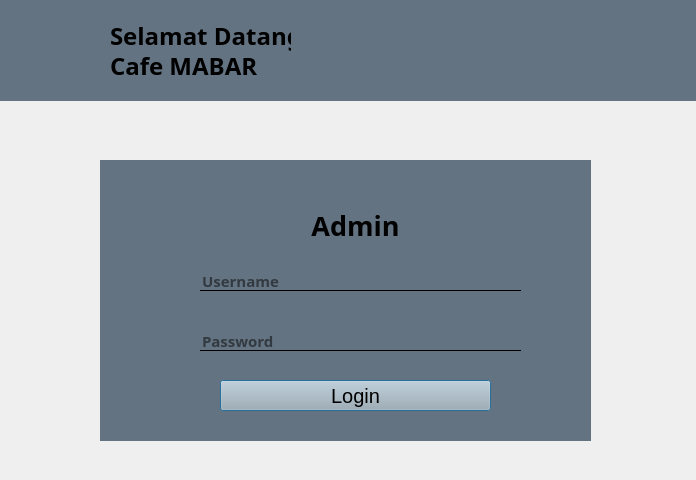
<?xml version="1.0" encoding="UTF-8"?>
<ui version="4.0">
 <class>Dialog</class>
 <widget class="QDialog" name="Dialog">
  <property name="geometry">
   <rect>
    <x>0</x>
    <y>0</y>
    <width>696</width>
    <height>480</height>
   </rect>
  </property>
  <property name="font">
   <font>
    <family>MS Serif</family>
    <pointsize>20</pointsize>
   </font>
  </property>
  <property name="windowTitle">
   <string>Dialog</string>
  </property>
  <widget class="QLabel" name="label">
   <property name="geometry">
    <rect>
     <x>0</x>
     <y>0</y>
     <width>701</width>
     <height>101</height>
    </rect>
   </property>
   <property name="styleSheet">
    <string notr="true">background-color: #647381;</string>
   </property>
   <property name="text">
    <string/>
   </property>
  </widget>
  <widget class="QLabel" name="label_2">
   <property name="geometry">
    <rect>
     <x>0</x>
     <y>0</y>
     <width>111</width>
     <height>101</height>
    </rect>
   </property>
   <property name="styleSheet">
    <string notr="true">image: url(:/newPrefix/images__1_-removebg-preview.png);</string>
   </property>
   <property name="text">
    <string/>
   </property>
  </widget>
  <widget class="QLabel" name="label_3">
   <property name="geometry">
    <rect>
     <x>110</x>
     <y>20</y>
     <width>181</width>
     <height>31</height>
    </rect>
   </property>
   <property name="font">
    <font>
     <family>Myanmar Text</family>
     <pointsize>18</pointsize>
     <weight>75</weight>
     <italic>false</italic>
     <bold>true</bold>
    </font>
   </property>
   <property name="styleSheet">
    <string notr="true"/>
   </property>
   <property name="text">
    <string>Selamat Datang</string>
   </property>
  </widget>
  <widget class="QLabel" name="label_4">
   <property name="geometry">
    <rect>
     <x>110</x>
     <y>50</y>
     <width>181</width>
     <height>31</height>
    </rect>
   </property>
   <property name="font">
    <font>
     <family>Myanmar Text</family>
     <pointsize>18</pointsize>
     <weight>75</weight>
     <bold>true</bold>
    </font>
   </property>
   <property name="text">
    <string>Cafe MABAR</string>
   </property>
  </widget>
  <widget class="QLabel" name="label_6">
   <property name="geometry">
    <rect>
     <x>100</x>
     <y>160</y>
     <width>491</width>
     <height>281</height>
    </rect>
   </property>
   <property name="styleSheet">
    <string notr="true">background: #647381;</string>
   </property>
   <property name="text">
    <string/>
   </property>
  </widget>
  <widget class="QLabel" name="label_5">
   <property name="geometry">
    <rect>
     <x>310</x>
     <y>130</y>
     <width>101</width>
     <height>71</height>
    </rect>
   </property>
   <property name="styleSheet">
    <string notr="true">image: url(:/newPrefix/Group 2.png);</string>
   </property>
   <property name="text">
    <string/>
   </property>
  </widget>
  <widget class="QLabel" name="label_7">
   <property name="geometry">
    <rect>
     <x>310</x>
     <y>210</y>
     <width>91</width>
     <height>31</height>
    </rect>
   </property>
   <property name="font">
    <font>
     <family>Myanmar Text</family>
     <weight>75</weight>
     <bold>true</bold>
    </font>
   </property>
   <property name="text">
    <string>Admin</string>
   </property>
   <property name="alignment">
    <set>Qt::AlignCenter</set>
   </property>
  </widget>
  <widget class="QPushButton" name="PB_login">
   <property name="geometry">
    <rect>
     <x>220</x>
     <y>380</y>
     <width>271</width>
     <height>31</height>
    </rect>
   </property>
   <property name="font">
    <font>
     <family>MS Sans Serif</family>
     <pointsize>15</pointsize>
    </font>
   </property>
   <property name="styleSheet">
    <string notr="true">background: #AAB0B6;</string>
   </property>
   <property name="text">
    <string>Login</string>
   </property>
  </widget>
  <widget class="QLineEdit" name="LE_username">
   <property name="geometry">
    <rect>
     <x>200</x>
     <y>270</y>
     <width>321</width>
     <height>21</height>
    </rect>
   </property>
   <property name="font">
    <font>
     <family>Myanmar Text</family>
     <pointsize>11</pointsize>
     <weight>75</weight>
     <bold>true</bold>
    </font>
   </property>
   <property name="styleSheet">
    <string notr="true">background:transparent;
color:black;
border:none;
border-bottom:1px solid</string>
   </property>
   <property name="placeholderText">
    <string>Username</string>
   </property>
  </widget>
  <widget class="QLabel" name="label_9">
   <property name="geometry">
    <rect>
     <x>140</x>
     <y>320</y>
     <width>51</width>
     <height>41</height>
    </rect>
   </property>
   <property name="styleSheet">
    <string notr="true">image: url(:/newPrefix/Group 4.png);</string>
   </property>
   <property name="text">
    <string/>
   </property>
  </widget>
  <widget class="QLineEdit" name="LE_Password">
   <property name="geometry">
    <rect>
     <x>200</x>
     <y>330</y>
     <width>321</width>
     <height>21</height>
    </rect>
   </property>
   <property name="font">
    <font>
     <family>Myanmar Text</family>
     <pointsize>11</pointsize>
     <weight>75</weight>
     <bold>true</bold>
    </font>
   </property>
   <property name="styleSheet">
    <string notr="true">background:transparent;
color:black;
border:none;
border-bottom:1px solid</string>
   </property>
   <property name="echoMode">
    <enum>QLineEdit::Password</enum>
   </property>
   <property name="placeholderText">
    <string>Password</string>
   </property>
  </widget>
  <widget class="QLabel" name="label_8">
   <property name="geometry">
    <rect>
     <x>140</x>
     <y>260</y>
     <width>51</width>
     <height>41</height>
    </rect>
   </property>
   <property name="styleSheet">
    <string notr="true">image: url(:/newPrefix/Group 3.png);</string>
   </property>
   <property name="text">
    <string/>
   </property>
  </widget>
 </widget>
 <resources>
  <include location="source.qrc"/>
 </resources>
 <connections/>
</ui>
